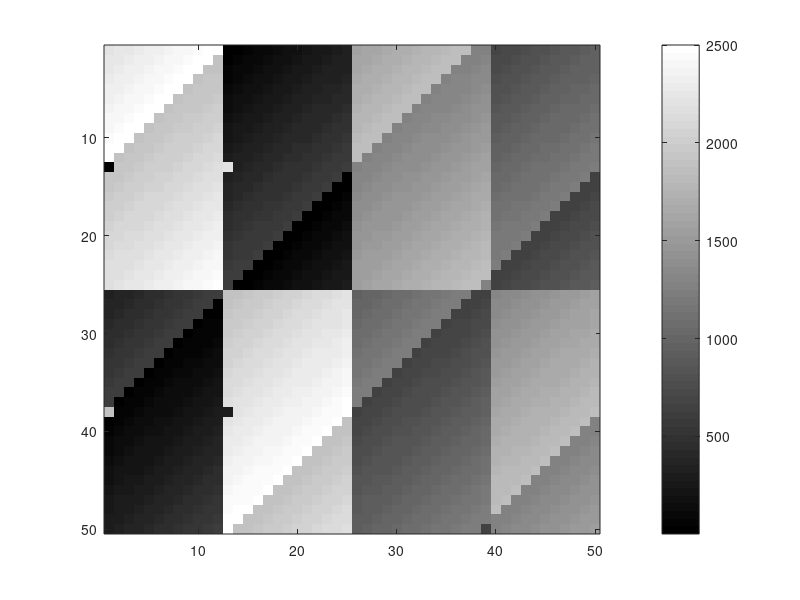

This chart was generated by the following MATLAB code: (Note: this script raises an error after producing the figure.)
%% sim09b plot commands for 2d data

%% imagesc, colormap
clear,clc
% Each element of A specifies the color for one pixel of the image
% The color is defined in the colormap

A=eye(50);
imagesc(A)
colorbar      % show color legend

imagesc(rand(50)) 
   
imagesc(magic(50));
colorbar;            
colormap(flipud(colormap))  % flip colormap
 
colormap(gray);             % jet, copper, hot, gray ...

load('Mandrill');           % read image data and colormap
imagesc(X)
colormap(map)

colormap(gray)
colormap(jet);           


%% contourplot for functions
figure()
fcontour(@(x,y) x.^2+y.^2), axis equal

f=@(x,y) 3*(1-x).^2.*exp(-(x.^2) - (y+1).^2) ...
   - 10*(x/5 - x.^3 - y.^5).*exp(-x.^2-y.^2) ...
   - 1/3*exp(-(x+1).^2 - y.^2);

% define interval, levels and mesh density
fcontour(f,[-2,2, -3,3],'MeshDensity',100, 'LevelList',-6:.2:8)    
colorbar

% chose number of levels with option 'LevelStep' !!


%% contourplot for data: contour(X,Y,Z)

% generate regulary spaced data with meshgrid
x=linspace(-2,2,50);
y=linspace(-3,3,50);
[X,Y]=meshgrid(x,y);

% what does meshgrid do?
% it is the 2D extension of the linspace command
% in X,Y there are all coordinates of a regulary spaced grid
% simple example
[a,b]=meshgrid(-2:2,-1:1)

contour(X,Y,f(X,Y),9)      % 9/30 levels
contour(x,y,f(X,Y),30)   % grid coordinates may be vectors or arrays 
colorbar, axis equal

% with filling
contourf(X,Y,f(X,Y),30)  

% with labeling of levels
c=-6:2:6; % levels
[C,h]=contour(X,Y,f(X,Y),c)   
clabel(C,h,c);

load penny
contour(P,99),axis equal tight, colormap(copper)

% How can you flip the image?

%% exercise 9.2 Isolinie
% draw the contour line of the function 
% f(x,y)= (x^2+y-11)^2+(x+y^2-7)^2
% in the interval  -5 < x,y < 5

f = @(x,y) (x.^2 + y - 11).^2 + (x + y.^2 - 7).^2;

x=linspace(-5,5,50);
y=linspace(-5,5,50);
[X,Y]=meshgrid(x,y);

Z = f(X,Y);
figure(1);
contour(X,Y, Z, 30);
axis equal;
colorbar;
colormap(jet)

% or
figure(2);
fcontour(f,[-5,5], 'LevelStep', 50);
axis equal;
colorbar;
colormap(gray);

%% vector field 1 (streamslice)
% magnetic field of a long straight conductor with current I
% the conductor is located at x=y=0
% Hx = I/(2pi r^2) * (-y)
% Hy = I/(2pi r^2) * (+x)
% with r = sqrt(x^2+y^2)

clear,clc,clf
I=1;    % current [A]
% plot grid
X=-2:0.01:2;
[x,y]=meshgrid(X);
% radius square
r2 = x.^2 + y.^2;

% vector field of H
Hx= -I./(2*pi*r2).*y;
Hy=  I./(2*pi*r2).*x;

H = getNorm(Hx, Hy);

% plot magnetic field
imagesc(X,X,H);
colormap(jet); % change the colors of the image
colorbar; % show the color bar (axis)
clim([0 3]); % clamp to a max value of 40

% draw vector field
hold on;
p = streamslice(x,y,Hx,Hy);
set(p,'LineWidth', 1)
set(p,'Color','w');
hold off;
axis equal, axis tight

%% vector field 2 (quiver)
% By default, the quiver function scales the arrow lengths so that they do not overlap
X=-2:0.5:2;
[x,y]=meshgrid(X);
% radius square
r2 = x.^2 + y.^2;

% vector field of H
Hx= -I./(2*pi*r2).*y;
Hy=  I./(2*pi*r2).*x;
quiver(x,y,Hx,Hy)
axis equal, axis tight, grid on

%% Heatmap creates a heatmap from matrix data 
clf
A=rand(9);  % 9x9 random numbers
heatmap(A)

% detect outliers
A(3,7)=3;
heatmap(A)

%% Scatter plot of temperature measured in March 
clear,clf
data = readtable("sim09_Dateien/sim09_MarchTemps.txt")
% size and color of marker can be individually defined (plot cannot)
scatter(data.longitude,data.latitude,[],data.temperature,"filled")
colormap(jet)
colorbar
axis equal
xlabel('longitude')
ylabel('latitude')

% Which country is displayed?
%% more examples for 2D graphics: sim09_example.m
